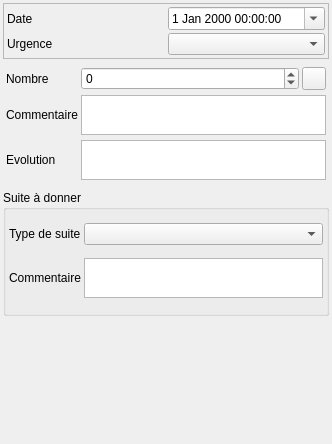
<?xml version="1.0" encoding="UTF-8"?>
<ui version="4.0">
 <class>Form</class>
 <widget class="QWidget" name="Form">
  <property name="geometry">
   <rect>
    <x>0</x>
    <y>0</y>
    <width>332</width>
    <height>444</height>
   </rect>
  </property>
  <property name="windowTitle">
   <string>Form</string>
  </property>
  <layout class="QVBoxLayout" name="verticalLayout">
   <property name="spacing">
    <number>3</number>
   </property>
   <property name="margin">
    <number>3</number>
   </property>
   <item>
    <widget class="QFrame" name="frame">
     <property name="frameShape">
      <enum>QFrame::StyledPanel</enum>
     </property>
     <property name="frameShadow">
      <enum>QFrame::Raised</enum>
     </property>
     <layout class="QGridLayout" name="gridLayout_3">
      <property name="margin">
       <number>3</number>
      </property>
      <property name="spacing">
       <number>3</number>
      </property>
      <item row="0" column="0">
       <widget class="QLabel" name="label">
        <property name="text">
         <string>Date</string>
        </property>
       </widget>
      </item>
      <item row="1" column="0">
       <widget class="QLabel" name="label_5">
        <property name="text">
         <string>Urgence</string>
        </property>
       </widget>
      </item>
      <item row="1" column="1">
       <widget class="QComboBox" name="comboBox_urgence"/>
      </item>
      <item row="0" column="1">
       <widget class="QDateTimeEdit" name="dateTimeEdit">
        <property name="calendarPopup">
         <bool>true</bool>
        </property>
       </widget>
      </item>
     </layout>
    </widget>
   </item>
   <item>
    <widget class="QStackedWidget" name="stackedWidget">
     <property name="currentIndex">
      <number>0</number>
     </property>
     <widget class="QWidget" name="page">
      <layout class="QGridLayout" name="gridLayout" columnstretch="1,5,1">
       <property name="margin">
        <number>3</number>
       </property>
       <property name="spacing">
        <number>3</number>
       </property>
       <item row="5" column="0">
        <widget class="QLabel" name="label_6">
         <property name="text">
          <string>Evolution</string>
         </property>
        </widget>
       </item>
       <item row="1" column="0">
        <widget class="QLabel" name="label_2">
         <property name="text">
          <string>Nombre</string>
         </property>
        </widget>
       </item>
       <item row="1" column="1">
        <widget class="QSpinBox" name="spinBox_nombre">
         <property name="minimum">
          <number>-1</number>
         </property>
         <property name="maximum">
          <number>999999</number>
         </property>
        </widget>
       </item>
       <item row="3" column="0">
        <widget class="QLabel" name="label_7">
         <property name="text">
          <string>Commentaire</string>
         </property>
        </widget>
       </item>
       <item row="1" column="2">
        <widget class="QToolButton" name="toolButton_calc_nb">
         <property name="text">
          <string/>
         </property>
         <property name="icon">
          <iconset>
           <normaloff>:/plugins/Lamia/icons/numpad.png</normaloff>:/plugins/Lamia/icons/numpad.png</iconset>
         </property>
        </widget>
       </item>
       <item row="3" column="1" colspan="2">
        <widget class="QTextEdit" name="textEdit_comm">
         <property name="sizePolicy">
          <sizepolicy hsizetype="Expanding" vsizetype="Expanding">
           <horstretch>0</horstretch>
           <verstretch>0</verstretch>
          </sizepolicy>
         </property>
         <property name="maximumSize">
          <size>
           <width>16777215</width>
           <height>40</height>
          </size>
         </property>
        </widget>
       </item>
       <item row="5" column="1" colspan="2">
        <widget class="QTextEdit" name="textEdit_evolution">
         <property name="sizePolicy">
          <sizepolicy hsizetype="Expanding" vsizetype="Expanding">
           <horstretch>0</horstretch>
           <verstretch>0</verstretch>
          </sizepolicy>
         </property>
         <property name="maximumSize">
          <size>
           <width>16777215</width>
           <height>40</height>
          </size>
         </property>
        </widget>
       </item>
      </layout>
     </widget>
     <widget class="QWidget" name="page_2">
      <layout class="QVBoxLayout" name="verticalLayout_3">
       <property name="spacing">
        <number>3</number>
       </property>
       <property name="margin">
        <number>3</number>
       </property>
       <item>
        <widget class="QTabWidget" name="tabWidget">
         <property name="currentIndex">
          <number>0</number>
         </property>
         <widget class="QWidget" name="tab">
          <attribute name="title">
           <string>Vantellerie</string>
          </attribute>
          <layout class="QVBoxLayout" name="verticalLayout_4">
           <item>
            <widget class="QComboBox" name="comboBox_etatvantellerie"/>
           </item>
           <item>
            <widget class="QTextBrowser" name="textBrowser_vanteleriecom">
             <property name="maximumSize">
              <size>
               <width>16777215</width>
               <height>40</height>
              </size>
             </property>
             <property name="readOnly">
              <bool>false</bool>
             </property>
            </widget>
           </item>
          </layout>
         </widget>
         <widget class="QWidget" name="tab_2">
          <attribute name="title">
           <string>Génie civil</string>
          </attribute>
          <layout class="QVBoxLayout" name="verticalLayout_5">
           <item>
            <widget class="QComboBox" name="comboBox_etatGC"/>
           </item>
           <item>
            <widget class="QTextBrowser" name="textBrowser_etatGC">
             <property name="maximumSize">
              <size>
               <width>16777215</width>
               <height>40</height>
              </size>
             </property>
             <property name="readOnly">
              <bool>false</bool>
             </property>
            </widget>
           </item>
          </layout>
         </widget>
         <widget class="QWidget" name="tab_3">
          <attribute name="title">
           <string>Manoeuvre</string>
          </attribute>
          <layout class="QVBoxLayout" name="verticalLayout_6">
           <item>
            <widget class="QComboBox" name="comboBox_manoeuvre"/>
           </item>
           <item>
            <widget class="QTextBrowser" name="textBrowser_manoeuvre">
             <property name="maximumSize">
              <size>
               <width>16777215</width>
               <height>40</height>
              </size>
             </property>
             <property name="readOnly">
              <bool>false</bool>
             </property>
            </widget>
           </item>
          </layout>
         </widget>
         <widget class="QWidget" name="tab_4">
          <attribute name="title">
           <string>Etancheite</string>
          </attribute>
          <layout class="QVBoxLayout" name="verticalLayout_7">
           <item>
            <widget class="QCheckBox" name="checkBox_etancheite">
             <property name="text">
              <string>Ouvrage etanche</string>
             </property>
            </widget>
           </item>
           <item>
            <widget class="QTextBrowser" name="textBrowser__etancheite">
             <property name="maximumSize">
              <size>
               <width>16777215</width>
               <height>40</height>
              </size>
             </property>
             <property name="readOnly">
              <bool>false</bool>
             </property>
            </widget>
           </item>
          </layout>
         </widget>
        </widget>
       </item>
      </layout>
     </widget>
     <widget class="QWidget" name="page_3">
      <layout class="QVBoxLayout" name="verticalLayout_2">
       <item>
        <widget class="QLabel" name="label_9">
         <property name="text">
          <string>Equip</string>
         </property>
        </widget>
       </item>
      </layout>
     </widget>
    </widget>
   </item>
   <item>
    <widget class="QGroupBox" name="groupBox">
     <property name="title">
      <string>Suite à donner</string>
     </property>
     <layout class="QGridLayout" name="gridLayout_4">
      <property name="margin">
       <number>3</number>
      </property>
      <property name="spacing">
       <number>3</number>
      </property>
      <item row="1" column="0">
       <widget class="QLabel" name="label_8">
        <property name="text">
         <string>Commentaire</string>
        </property>
       </widget>
      </item>
      <item row="0" column="1">
       <widget class="QComboBox" name="comboBox_typesuite"/>
      </item>
      <item row="1" column="1">
       <widget class="QTextEdit" name="textEdit_suite">
        <property name="sizePolicy">
         <sizepolicy hsizetype="Expanding" vsizetype="Expanding">
          <horstretch>0</horstretch>
          <verstretch>0</verstretch>
         </sizepolicy>
        </property>
        <property name="maximumSize">
         <size>
          <width>16777215</width>
          <height>40</height>
         </size>
        </property>
       </widget>
      </item>
      <item row="0" column="0">
       <widget class="QLabel" name="label_4">
        <property name="text">
         <string>Type de suite</string>
        </property>
       </widget>
      </item>
     </layout>
    </widget>
   </item>
   <item>
    <spacer name="verticalSpacer">
     <property name="orientation">
      <enum>Qt::Vertical</enum>
     </property>
     <property name="sizeHint" stdset="0">
      <size>
       <width>20</width>
       <height>40</height>
      </size>
     </property>
    </spacer>
   </item>
  </layout>
 </widget>
 <resources/>
 <connections/>
</ui>
